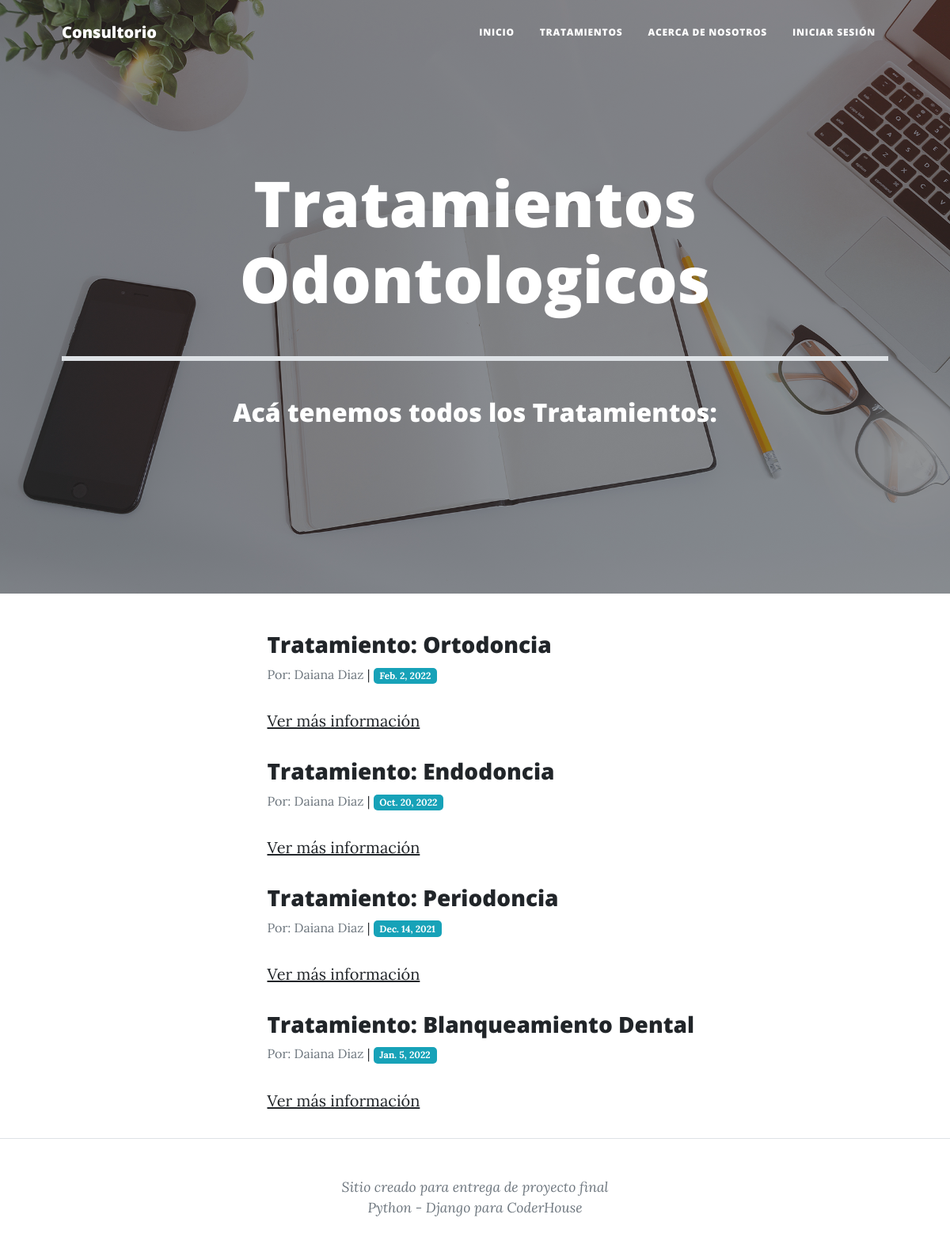
The app's page /pages/listaTratamientos/ with its own data.
### paginas/models.py (models this page shows)
class TratamientoOdontologico(models.Model):
    tratamiento = models.CharField(max_length=40)
    contenido = models.CharField(max_length=400)
    autor = models.CharField(max_length=40)
    fecha = models.DateField()

### paginas/views.py (the view)
# urls.py: path('listaTratamientos/', views.TratamientosOdontologicosList.as_view(), name='listaTratamientos'),
class TratamientosOdontologicosList(ListView):
    model = TratamientoOdontologico
    template_name = "paginas/listaTratamientos.html"

### paginas/templates/paginas/listaTratamientos.html (shortened to what this page needs)
{% extends "paginas/padre.html" %}
{% load static %}
    {% block titulo %}
        <h1 class="mb-1">Tratamientos Odontologicos</h1>
        <br>
        <hr size="8px" color="black" />
        <br>
        <h2>Acá tenemos todos los Tratamientos:</h2>
    {% endblock %}
      {% block contenido %}
        <ul>
        {% for tratamiento in object_list %}
        <h3>Tratamiento: {{ tratamiento.tratamiento }}</h3>
        <div style="font-size:1rem;"><span class="text-secondary">Por: {{ tratamiento.autor}}</span> | <span class="badge">{{ tratamiento.fecha }}</span></div>
        <p><a href="{% url 'detalleTratamientos' tratamiento.id %}">Ver más información</a></p>
        {% endfor %}
        </ul>
      {% endblock %}

### records on screen
TratamientoOdontologico: tratamiento "Ortodoncia", autor "Daiana Diaz", fecha "Feb. 2, 2022"
TratamientoOdontologico: tratamiento "Endodoncia", autor "Daiana Diaz", fecha "Oct. 20, 2022"
TratamientoOdontologico: tratamiento "Periodoncia", autor "Daiana Diaz", fecha "Dec. 14, 2021"
TratamientoOdontologico: tratamiento "Blanqueamiento Dental", autor "Daiana Diaz", fecha "Jan. 5, 2022"
